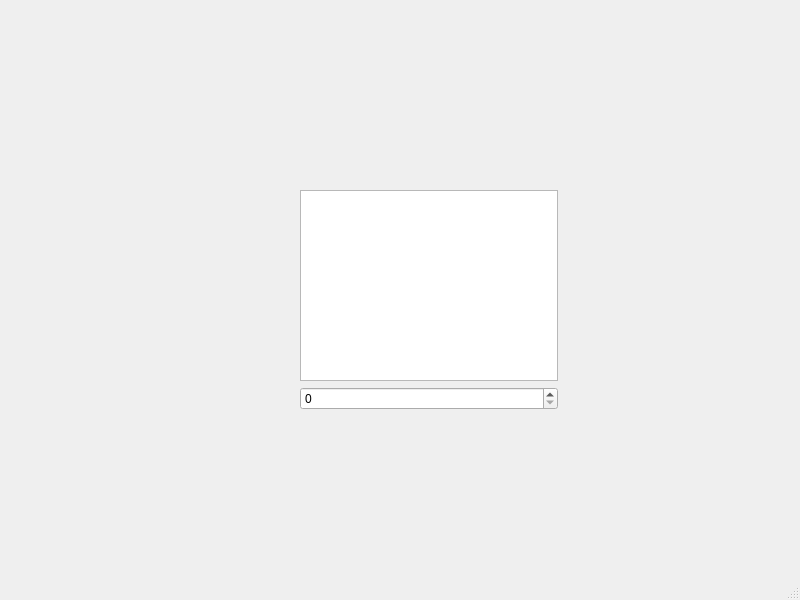
<?xml version="1.0" encoding="UTF-8"?>
<ui version="4.0">
 <class>MainWindow</class>
 <widget class="QMainWindow" name="MainWindow">
  <property name="geometry">
   <rect>
    <x>0</x>
    <y>0</y>
    <width>800</width>
    <height>600</height>
   </rect>
  </property>
  <property name="windowTitle">
   <string>MainWindow</string>
  </property>
  <widget class="QWidget" name="centralwidget">
   <widget class="QWidget" name="">
    <property name="geometry">
     <rect>
      <x>300</x>
      <y>190</y>
      <width>258</width>
      <height>220</height>
     </rect>
    </property>
    <layout class="QVBoxLayout" name="verticalLayout">
     <item>
      <widget class="QTextEdit" name="words_input"/>
     </item>
     <item>
      <widget class="QSpinBox" name="words_result"/>
     </item>
    </layout>
   </widget>
  </widget>
  <widget class="QMenuBar" name="menubar">
   <property name="geometry">
    <rect>
     <x>0</x>
     <y>0</y>
     <width>800</width>
     <height>25</height>
    </rect>
   </property>
  </widget>
  <widget class="QStatusBar" name="statusbar"/>
 </widget>
 <resources/>
 <connections/>
</ui>
